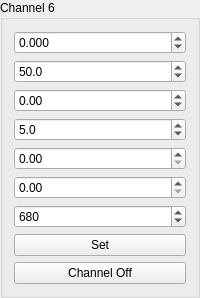
        <widget class="QGroupBox" name="groupBox_8">
         <property name="sizePolicy">
          <sizepolicy hsizetype="Preferred" vsizetype="Minimum">
           <horstretch>0</horstretch>
           <verstretch>0</verstretch>
          </sizepolicy>
         </property>
         <property name="title">
          <string>Channel 6</string>
         </property>
         <layout class="QGridLayout" name="gridLayout_9">
          <property name="sizeConstraint">
           <enum>QLayout::SetMaximumSize</enum>
          </property>
          <item row="4" column="0">
           <widget class="QDoubleSpinBox" name="doubleSpinBox_WhiteNoise_amp_7">
            <property name="sizePolicy">
             <sizepolicy hsizetype="Minimum" vsizetype="Fixed">
              <horstretch>0</horstretch>
              <verstretch>0</verstretch>
             </sizepolicy>
            </property>
            <property name="maximum">
             <double>1.000000000000000</double>
            </property>
            <property name="singleStep">
             <double>0.005000000000000</double>
            </property>
           </widget>
          </item>
          <item row="1" column="0">
           <widget class="QDoubleSpinBox" name="doubleSpinBox_Signal_freq_7">
            <property name="sizePolicy">
             <sizepolicy hsizetype="Minimum" vsizetype="Fixed">
              <horstretch>0</horstretch>
              <verstretch>0</verstretch>
             </sizepolicy>
            </property>
            <property name="decimals">
             <number>1</number>
            </property>
            <property name="minimum">
             <double>0.000000000000000</double>
            </property>
            <property name="maximum">
             <double>200.000000000000000</double>
            </property>
            <property name="value">
             <double>50.000000000000000</double>
            </property>
           </widget>
          </item>
          <item row="6" column="0">
           <widget class="QDoubleSpinBox" name="doubleSpinBox_SwNoise_freq_7">
            <property name="sizePolicy">
             <sizepolicy hsizetype="Minimum" vsizetype="Fixed">
              <horstretch>0</horstretch>
              <verstretch>0</verstretch>
             </sizepolicy>
            </property>
            <property name="decimals">
             <number>0</number>
            </property>
            <property name="maximum">
             <double>1500.000000000000000</double>
            </property>
            <property name="value">
             <double>680.000000000000000</double>
            </property>
           </widget>
          </item>
          <item row="8" column="0">
           <widget class="QPushButton" name="pushButton_Channel0_en_7">
            <property name="sizePolicy">
             <sizepolicy hsizetype="Minimum" vsizetype="Fixed">
              <horstretch>0</horstretch>
              <verstretch>0</verstretch>
             </sizepolicy>
            </property>
            <property name="text">
             <string>Channel Off</string>
            </property>
            <property name="checkable">
             <bool>true</bool>
            </property>
           </widget>
          </item>
          <item row="2" column="0">
           <widget class="QDoubleSpinBox" name="doubleSpinBox_Signal_phase_7">
            <property name="sizePolicy">
             <sizepolicy hsizetype="Minimum" vsizetype="Fixed">
              <horstretch>0</horstretch>
              <verstretch>0</verstretch>
             </sizepolicy>
            </property>
            <property name="decimals">
             <number>2</number>
            </property>
            <property name="minimum">
             <double>-360.000000000000000</double>
            </property>
            <property name="maximum">
             <double>360.000000000000000</double>
            </property>
            <property name="value">
             <double>0.000000000000000</double>
            </property>
           </widget>
          </item>
          <item row="5" column="0">
           <widget class="QDoubleSpinBox" name="doubleSpinBox_SwNoise_amp_7">
            <property name="sizePolicy">
             <sizepolicy hsizetype="Minimum" vsizetype="Fixed">
              <horstretch>0</horstretch>
              <verstretch>0</verstretch>
             </sizepolicy>
            </property>
            <property name="maximum">
             <double>1.000000000000000</double>
            </property>
            <property name="singleStep">
             <double>0.010000000000000</double>
            </property>
           </widget>
          </item>
          <item row="0" column="0">
           <widget class="QDoubleSpinBox" name="doubleSpinBox_Signal_amp_7">
            <property name="sizePolicy">
             <sizepolicy hsizetype="Minimum" vsizetype="Fixed">
              <horstretch>0</horstretch>
              <verstretch>0</verstretch>
             </sizepolicy>
            </property>
            <property name="decimals">
             <number>3</number>
            </property>
            <property name="minimum">
             <double>-7.000000000000000</double>
            </property>
            <property name="maximum">
             <double>7.000000000000000</double>
            </property>
            <property name="singleStep">
             <double>0.050000000000000</double>
            </property>
           </widget>
          </item>
          <item row="3" column="0">
           <widget class="QDoubleSpinBox" name="doubleSpinBox_Ramp_time_7">
            <property name="sizePolicy">
             <sizepolicy hsizetype="Minimum" vsizetype="Fixed">
              <horstretch>0</horstretch>
              <verstretch>0</verstretch>
             </sizepolicy>
            </property>
            <property name="decimals">
             <number>1</number>
            </property>
            <property name="minimum">
             <double>0.100000000000000</double>
            </property>
            <property name="maximum">
             <double>50.000000000000000</double>
            </property>
            <property name="singleStep">
             <double>0.100000000000000</double>
            </property>
            <property name="value">
             <double>5.000000000000000</double>
            </property>
           </widget>
          </item>
          <item row="7" column="0">
           <widget class="QPushButton" name="pushButton_Channel0_set_7">
            <property name="sizePolicy">
             <sizepolicy hsizetype="Minimum" vsizetype="Fixed">
              <horstretch>0</horstretch>
              <verstretch>0</verstretch>
             </sizepolicy>
            </property>
            <property name="text">
             <string>Set</string>
            </property>
            <property name="checkable">
             <bool>false</bool>
            </property>
           </widget>
          </item>
         </layout>
        </widget>
